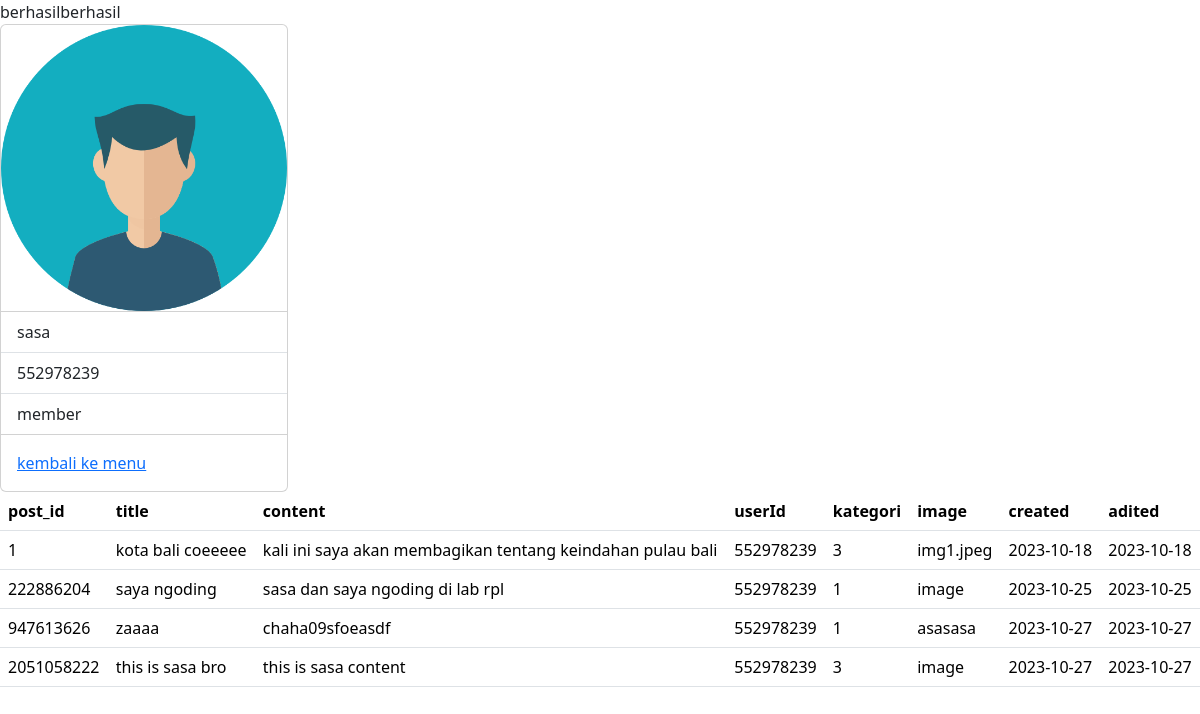
Page /myblog/home/other_profile.php?id=552978239 on the committed database.
### tables this page shows
CREATE TABLE `users` (
  `user_id` int(20) NOT NULL,
  `username` varchar(40) NOT NULL,
  `email` varchar(100) NOT NULL,
  `password` varchar(20) NOT NULL,
  `role` enum('admin','member') NOT NULL,
  `isAktif` tinyint(1) NOT NULL
);

CREATE TABLE `posts` (
  `post_id` int(36) NOT NULL,
  `title` varchar(255) NOT NULL,
  `content` text NOT NULL,
  `user_id` int(20) NOT NULL,
  `category_id` int(2) NOT NULL,
  `image_url` text NOT NULL,
  `created_at` date NOT NULL,
  `update_at` date NOT NULL
);

### myblog/function/fungsi.php (called while the page is built, shortened)
<?php
include "koneksi.php";
function ambil_semua_data_users($query){
    global $koneksi;
    $result = mysqli_query($koneksi,$query);
    $rows = mysqli_fetch_assoc($result);
    return $rows;
}
function ambil_semua_data_post($query){
    global $koneksi;
    $result = mysqli_query($koneksi,$query);
    $rows = [];
    while($row = mysqli_fetch_assoc($result)){
        $rows[] = $row;
    }
    return $rows;
}
?>

### myblog/home/other_profile.php (the view, shortened to what this page needs)
<?php
require "../function/koneksi.php";
require "../function/fungsi.php";
$user_id = $_GET['id'];
$user_prof = ambil_semua_data_users("SELECT * FROM `users` WHERE `user_id` = '$user_id'");
$user_posts = ambil_semua_data_post("SELECT * FROM `posts` WHERE `user_id` = '$user_id'");
?>
<!doctype html>
<html lang="en">
<head>
    <link href="https://cdn.jsdelivr.net/npm/bootstrap@5.3.2/dist/css/bootstrap.min.css" rel="stylesheet">
</head>
<body>
<div class="card" style="width: 18rem;">
  <img src="../image/profile.png" class="card-img-top" alt="...">
  <ul class="list-group list-group-flush">
    <li class="list-group-item"><?= $user_prof['username'] ?></li>
    <li class="list-group-item"><?= $user_prof['user_id'] ?></li>
    <li class="list-group-item"><?= $user_prof['role'] ?></li>
  </ul>
  <div class="card-body">
    <a href="../home/menu.php" class="card-link">kembali ke menu</a>
  </div>
</div>
<table class="table">
        <thead>
            <tr>
                <th scope="col">post_id</th>
                <th scope="col">title</th>
                <th scope="col">content</th>
                <th scope="col">userId</th>
                <th scope="col">kategori</th>
                <th scope="col">image</th>
                <th scope="col">created</th>
                <th scope="col">adited</th>
            </tr>
        </thead>
        <?php foreach ($user_posts as $post) : ?>
            <tbody>
                <td scope="col"><?= $post['post_id'] ?></td>
                <td scope="col"><?= $post['title'] ?></td>
                <td scope="col"><?= $post['content'] ?></td>
                <td scope="col"><?= $post['user_id'] ?></td>
                <td scope="col"><?= $post['category_id'] ?></td>
                <td scope="col"><?= $post['image_url'] ?></td>
                <td scope="col"><?= $post['created_at'] ?></td>
                <td scope="col"><?= $post['update_at'] ?></td>
            </tbody>
        <?php endforeach; ?>
    </table>
</body>
</html>

### myblog/function/koneksi.php
<?php
$koneksi = mysqli_connect("localhost","root","","myblog");
if(!$koneksi){
    die("koneksi tidak ada");
}else{
    echo "berhasil";
}
?>

### rows in the picture
users: username "sasa", user_id "552978239", role "member"
posts: post_id "1", title "kota bali coeeeee", content "kali ini saya akan membagikan tentang keindahan pulau bali", user "552978239", category "3", image_url "img1.jpeg", created_at "2023-10-18", update_at "2023-10-18"
posts: post_id "222886204", title "saya ngoding", content "sasa dan saya ngoding di lab rpl", user "552978239", category "1", image_url "image", created_at "2023-10-25", update_at "2023-10-25"
posts: post_id "947613626", title "zaaaa", content "chaha09sfoeasdf", user "552978239", category "1", image_url "asasasa", created_at "2023-10-27", update_at "2023-10-27"
posts: post_id "2051058222", title "this is sasa bro", content "this is sasa content", user "552978239", category "3", image_url "image", created_at "2023-10-27", update_at "2023-10-27"
